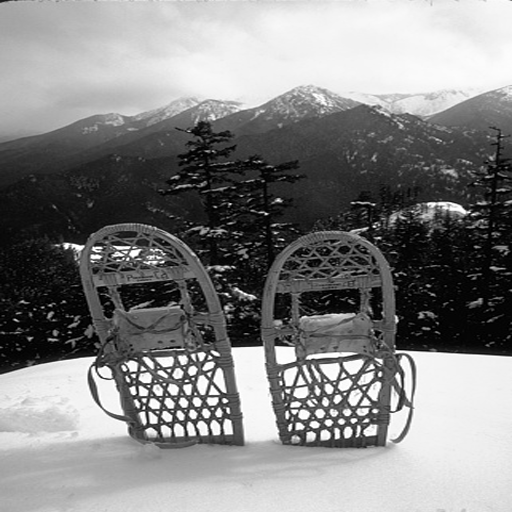
#> input picture sample-images/0000.bmp, 512 x 512 px; its folder holds only this picture in this run
$ python roc_howimetyourmark.py
#> lines starting #> are read from the running program, lines starting #| are printed output that depends on the picture; after the words box and inside, x2 and y2 are one past the last pixel; in counts of white or black regions, pixels touching at a corner belong together
#> (reads howimetyourmark/howimetyourmark.npy from the repository)
### howimetyourmark/embedding_howimetyourmark.py
import time
import random
import cv2
import os
import numpy as np
import pywt
from matplotlib import pyplot as plt
from scipy.signal import convolve2d
from math import sqrt
from scipy.ndimage.filters import gaussian_filter
from scipy.signal import medfilt

# Embedding strategy: DWT-SVD with local selection of blocks based on a spatial function and attacks

def wpsnr(img1, img2):
    img1 = np.float32(img1) / 255.0
    img2 = np.float32(img2) / 255.0

    difference = img1 - img2
    same = not np.any(difference)
    if same is True:
        return 9999999
    csf = np.genfromtxt('utility/csf.csv', delimiter=',')
    ew = convolve2d(difference, np.rot90(csf, 2), mode='valid')
    decibels = 20.0 * np.log10(1.0 / sqrt(np.mean(np.mean(ew ** 2))))
    return decibels


def edge_detection(original_image):

    image = original_image
    #image = cv2.imread(original_image, 0)

    block_size = 2

    #plt.imshow(image, cmap='gray')
    #plt.title('Original Image')
    #plt.show()

    blurred = cv2.GaussianBlur(image, (5, 5), 0)
    #plt.imshow(blurred, cmap='gray')
    #plt.title('Blurred Image')
    #plt.show()

    edged = cv2.Canny(blurred, 30, 150)
    #plt.imshow(edged, cmap='gray')
    #plt.title('Edged Image')
    #plt.show()

    # threshold the image by setting all pixel values less than 225
    # to 255 (white; foreground) and all pixel values >= 225 to 255
    # (black; background), thereby segmenting the image
    thresh = cv2.threshold(edged, 225, 255, cv2.THRESH_BINARY_INV)[1]
    #plt.imshow(thresh, cmap='gray')
    #plt.title('Thresholded Image')
    #plt.show()


    edge_mask = np.zeros((512, 512))
    edge_detection_values = np.zeros((512, 512))

    for i in range(0, image.shape[0], block_size):
        for j in range(0, image.shape[1], block_size):
            #avg_array.append(np.average(thresh[i:i + block_size, j:j + block_size]))
            surrounding_blocks_avgs = []
            thresh[i:i + block_size, j:j + block_size]
            if i - block_size >= 0:
                surrounding_blocks_avgs.append(np.average(thresh[i - block_size:i, j:j + block_size])) # top
            if i + block_size < image.shape[0]:
                surrounding_blocks_avgs.append(np.average(thresh[i + block_size:i + 2 * block_size, j:j + block_size])) # bottom
            if j - block_size >= 0:
                surrounding_blocks_avgs.append(np.average(thresh[i:i + block_size, j - block_size:j])) # left
            if j + block_size < image.shape[1]:
                surrounding_blocks_avgs.append(np.average(thresh[i:i + block_size, j + block_size:j + 2 * block_size])) # right
            if i - block_size >= 0 and j - block_size >= 0:
                surrounding_blocks_avgs.append(np.average(thresh[i - block_size:i, j - block_size:j])) # top left
            if i - block_size >= 0 and j + block_size < image.shape[1]:
                surrounding_blocks_avgs.append(np.average(thresh[i - block_size:i, j + block_size:j + 2 * block_size])) # top right
            if i + block_size < image.shape[0] and j - block_size >= 0:
                surrounding_blocks_avgs.append(np.average(thresh[i + block_size:i + 2 * block_size, j - block_size:j])) # bottom left
            if i + block_size < image.shape[0] and j + block_size < image.shape[1]:
                surrounding_blocks_avgs.append(np.average(thresh[i + block_size:i + 2 * block_size, j + block_size:j + 2 * block_size])) # bottom right

            surrounding_blocks_avgs = np.array(surrounding_blocks_avgs)

            #if block is not an edge, so white and surrounded by blacks then can be chosen
            if np.average(thresh[i:i + block_size, j:j + block_size]) == 255 and np.average(surrounding_blocks_avgs) < 200:
                edge_mask[i:i + block_size, j:j + block_size] = 0
                edge_detection_values[i:i + block_size, j:j + block_size] = np.average(surrounding_blocks_avgs)
            else:
                edge_mask[i:i + block_size, j:j + block_size] = 1
                edge_detection_values[i:i + block_size, j:j + block_size] = 255


    # [7 lines of commented-out code are left out]

    return edge_detection_values

# [5 lines left out: function jpeg_compression, not called in this run]

def blur(img, sigma):
    attacked = gaussian_filter(img, sigma)
    return attacked

def awgn(img, std, seed):
    mean = 0.0
    # np.random.seed(seed)
    attacked = img + np.random.normal(mean, std, img.shape)
    attacked = np.clip(attacked, 0, 255)
    return attacked

def sharpening(img, sigma, alpha):
    filter_blurred_f = gaussian_filter(img, sigma)
    attacked = img + alpha * (img - filter_blurred_f)
    return attacked

def median(img, kernel_size):
    attacked = medfilt(img, kernel_size)
    return attacked

# [7 lines left out: function resizing, not called in this run]

def embedding(original_image, watermark_path="howimetyourmark.npy" ):

#> called with original_image = '../sample-images/0000.bmp', watermark_path = 'howimetyourmark.npy'
    original_image = cv2.imread(original_image, 0)
#> original_image is the input picture: shape (512, 512); min 0, max 255, mean 131

    watermark_size = 1024
    watermark_to_embed = np.load(watermark_path)


    alpha = 12  # 8 is the lower limit that can be used
    n_blocks_to_embed = 1024
    block_size = 4
    # spatial_functions = ['average', 'median', 'mean', 'max', 'min', 'gaussian', 'laplacian', 'sobel', 'prewitt', 'roberts']
    spatial_function = 'average'

    spatial_weight = 0.23  # 0: no spatial domain, 1: only spatial domain
    edge_detection_weight = 0.32
    attack_weight = 1.0 - spatial_weight - edge_detection_weight


    blocks_to_watermark = []

    blank_image = np.float64(np.zeros((512, 512)))

    start = time.time()

    # [4 lines of commented-out code are left out]

    blur_sigma_values = [0.1, 0.5, 1, 2, [1, 1], [2, 1]]
    for sigma in blur_sigma_values:
        attacked_image_tmp = blur(original_image, sigma)
        blank_image += np.abs(attacked_image_tmp - original_image)

    kernel_size = [3, 5, 7, 9, 11]
    for k in kernel_size:
        attacked_image_tmp = median(original_image, k)
        blank_image += np.abs(attacked_image_tmp - original_image)
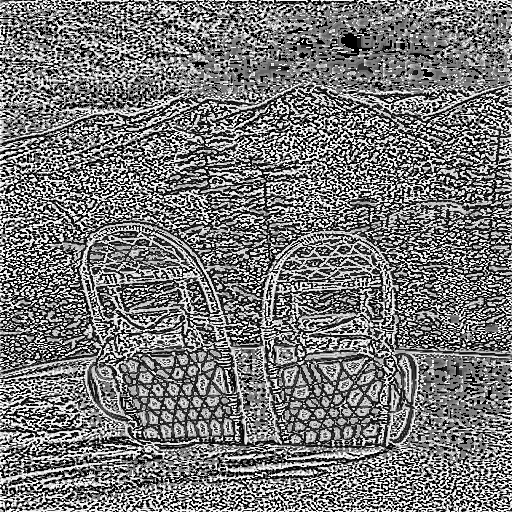
#> blank_image: shape (512, 512) float64; min 0, max 2550, mean 1211.2; drawn with min black and max white

    awgn_std = [0.1, 0.5, 2, 5, 10]
    for std in awgn_std:
        attacked_image_tmp = awgn(original_image, std, 0)
        blank_image += np.abs(attacked_image_tmp - original_image)

    sharpening_sigma_values = [0.1, 0.5, 2, 100]
    sharpening_alpha_values = [0.1, 0.5, 1, 2]
    for sharpening_sigma in sharpening_sigma_values:
        for sharpening_alpha in sharpening_alpha_values:
            attacked_image_tmp = sharpening(original_image, sharpening_sigma, sharpening_alpha)
            blank_image += np.abs(attacked_image_tmp - original_image)
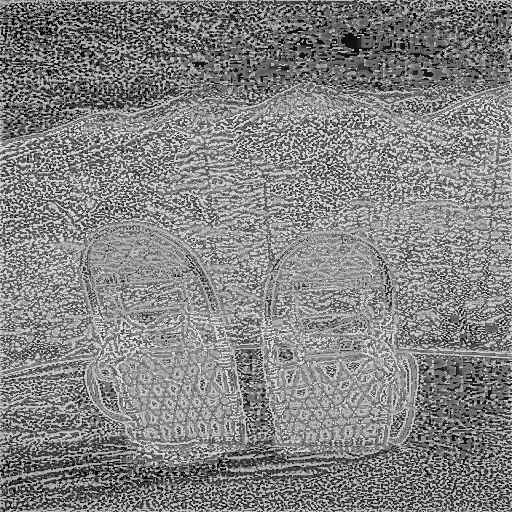
#> blank_image: shape (512, 512) float64; min 5.13, max 3627.2, mean 1876; drawn with min black and max white

    resizing_scale_values = [0.5, 0.75, 0.9, 1.1, 1.5]
#> resizing_scale_values = [0.5, 0.75, 0.9, 1.1, 1.5]
    for scale in resizing_scale_values:
        attacked_image_tmp = cv2.resize(original_image, (0, 0), fx=scale, fy=scale)
        attacked_image_tmp = cv2.resize(attacked_image_tmp, (512, 512))
        blank_image += np.abs(attacked_image_tmp - original_image)
#> this loop made 5 passes
#> scale on passes 1 to 5: 0.5, 0.75, 0.9, 1.1, 1.5
#> pass 1, in embedding, `attacked_image_tmp = cv2.resize(original_image, (0, 0), fx=scale, fy=s..`:
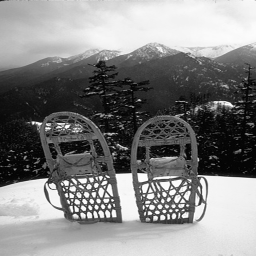
#> attacked_image_tmp: shape (256, 256); min 0, max 255, mean 131.1
    #plot blank image
    #plt.imshow(blank_image, cmap='gray')
    #plt.show()

    # end time
    end = time.time()
    #print("[EMBEDDING] Time of attacks for embedding: " + str(end - start))
    #print('[EMBEDDING] Spatial function:', spatial_function)

    edge_detection_values = edge_detection(original_image)
#> in edge_detection, `edged = cv2.Canny(blurred, 30, 150)`:
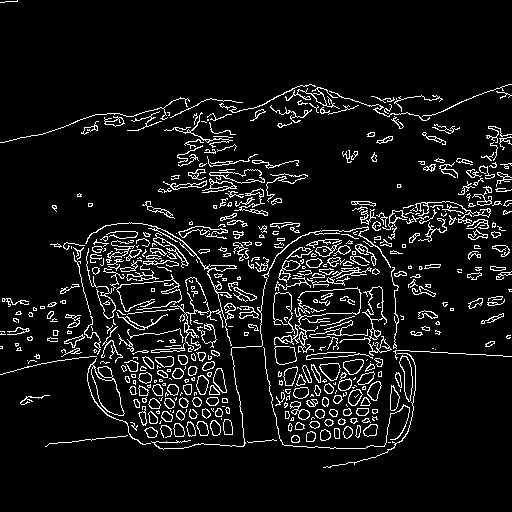
#> edged: shape (512, 512); 7.9% white in thin lines or dots
#> in edge_detection, `thresh = cv2.threshold(edged, 225, 255, cv2.THRESH_BINARY_INV)[1]`: thresh: shape (512, 512); 92.1% white; black in thin lines or dots
#> after the loop in edge_detection, `for i in range(0, image.shape[0], block_size):`:
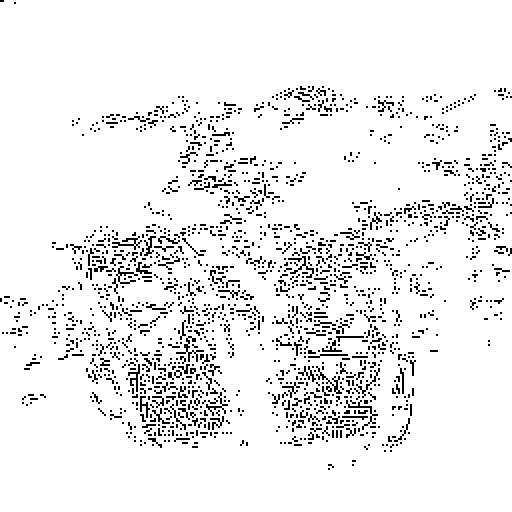
#> edge_mask: shape (512, 512) float64; values 0 (black) and 1 (white), 92.7% white; black in thin lines or dots

    for i in range(0, original_image.shape[0], block_size):
        for j in range(0, original_image.shape[1], block_size):

            if np.mean(original_image[i:i + block_size, j:j + block_size]) < 230 and np.mean(original_image[i:i + block_size, j:j + block_size]) > 10:
                if spatial_function == 'average':
                    spatial_value = np.average(original_image[i:i + block_size, j:j + block_size])
                elif spatial_function == 'median':
                    spatial_value = np.median(original_image[i:i + block_size, j:j + block_size])
                elif spatial_function == 'mean':
                    spatial_value = np.mean(original_image[i:i + block_size, j:j + block_size])

                block_tmp = {'locations': (i, j),
                             'spatial_value': spatial_value,
                             'attack_value': np.average(blank_image[i:i + block_size, j:j + block_size]),
                             'edge_detection_value': np.average(edge_detection_values[i:i + block_size, j:j + block_size])
                             }
                blocks_to_watermark.append(block_tmp)
#> after the loop, blocks_to_watermark = 12366 items

    blocks_to_watermark = sorted(blocks_to_watermark, key=lambda k: k['spatial_value'], reverse=True)
    for i in range(len(blocks_to_watermark)):
        blocks_to_watermark[i]['merit'] = i*spatial_weight

    blocks_to_watermark = sorted(blocks_to_watermark, key=lambda k: k['attack_value'], reverse=False)
    for i in range(len(blocks_to_watermark)):
        blocks_to_watermark[i]['merit'] += i*attack_weight

    blocks_to_watermark = sorted(blocks_to_watermark, key=lambda k: k['edge_detection_value'], reverse=True)
    for i in range(len(blocks_to_watermark)):
        blocks_to_watermark[i]['merit'] += i*edge_detection_weight

    blocks_to_watermark = sorted(blocks_to_watermark, key=lambda k: k['merit'], reverse=True)


    # blocks_to_watermark = blocks_to_watermark[:n_blocks_to_embed]

    blank_image = np.float64(np.zeros((512, 512)))

    blocks_to_watermark_final = []
    for i in range(n_blocks_to_embed):
        tmp = blocks_to_watermark.pop()
        blocks_to_watermark_final.append(tmp)
        blank_image[tmp['locations'][0]:tmp['locations'][0] + block_size,
        tmp['locations'][1]:tmp['locations'][1] + block_size] = 1
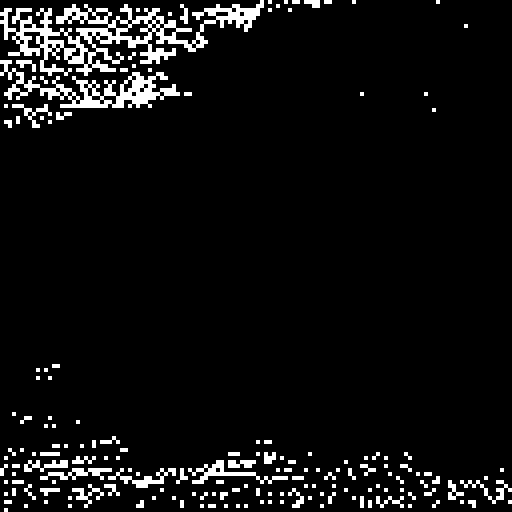
#> blank_image: shape (512, 512) float64; values 0 (black) and 1 (white), 6.2% white; 165 white regions (91 under 20 px), largest, box (x1, y1, x2, y2) and area: (0, 0, 264, 76) 6144, (0, 60, 180, 108) 2672, (188, 460, 288, 484) 624
#> after the loop, blocks_to_watermark_final = 1024 items

    blocks_to_watermark_final = sorted(blocks_to_watermark_final, key=lambda k: k['locations'], reverse=False)
    #print(blocks_to_watermark_final)

####################################################################################################################

    divisions = original_image.shape[0] / block_size
#> divisions = 128

    shape_LL_tmp = np.floor(original_image.shape[0]/ (2*divisions))
#> shape_LL_tmp = 2
    shape_LL_tmp = np.uint8(shape_LL_tmp)
    watermarked_image=original_image.copy()
    # loops trough x coordinates of blocks_to_watermark_final
    for i in range(len(blocks_to_watermark_final)):

        x = np.uint16(blocks_to_watermark_final[i]['locations'][0])
        y = np.uint16(blocks_to_watermark_final[i]['locations'][1])

        #get the block from the original image
        block = original_image[x:x + block_size, y:y + block_size]
        #compute the LL of the block
        Coefficients = pywt.wavedec2(block, wavelet='haar', level=1)
        LL_tmp = Coefficients[0]
        # SVD
        Uc, Sc, Vc = np.linalg.svd(LL_tmp)
        Sw = Sc.copy()

        # embedding

        for px in range(0, np.uint16(watermark_size/n_blocks_to_embed)):
            if watermark_to_embed[np.uint16(px + (i * np.uint16(watermark_size/n_blocks_to_embed)))] == 1:
                Sw[px] += alpha

        LL_new = np.zeros((shape_LL_tmp, shape_LL_tmp))
        LL_new = (Uc).dot(np.diag(Sw)).dot(Vc)
        #compute the new block
        Coefficients[0] = LL_new
        block_new = pywt.waverec2(Coefficients, wavelet='haar')
        #replace the block in the original image
        watermarked_image[x:x + block_size, y:y + block_size] = block_new
#> this loop made 1024 passes
#> (x, y, LL_tmp, Uc, Vc) on passes 2, 4, 5: (0, 268, [[429, 429], [429, 425.5]], [[-0.709, -0.706], [-0.706, 0.709]], [[-0.709, -0.706], [0.706, -0.709]]), (0, 292, [[437.5, 439.5], [430.5, 435]], [[-0.712, -0.702], [-0.702, 0.712]], [[-0.704, -0.71], [-0.71, 0.704]]), (0, 296, [[439, 438.5], [440, 441]], [[-0.706, -0.709], [-0.709, 0.706]], [[-0.707, -0.707], [-0.707, 0.707]])
#> watermarked_image: shape (512, 512); 3.63% of pixels changed, all inside (x1, y1, x2, y2) = (0, 0, 512, 512)


####################################################################################################################

    watermarked_image = np.uint8(watermarked_image)

    difference = (-watermarked_image + original_image) * np.uint8(blank_image)
    watermarked_image = original_image + difference
    watermarked_image += np.uint8(blank_image)
#> watermarked_image: shape (512, 512); min 0, max 255, mean 131

    # Compute quality
    w = wpsnr(original_image, watermarked_image)
#> in wpsnr, `difference = img1 - img2`:
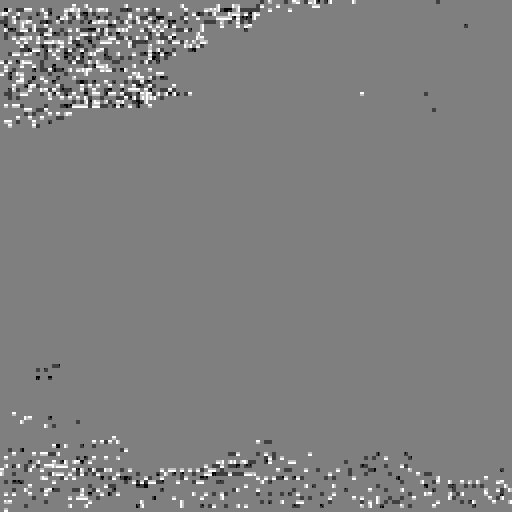
#> difference: shape (512, 512) float32; min -0.00784, max 0.00784, mean 5.87e-05; drawn with min black and max white
    print('[EMBEDDING] wPSNR: %.2fdB' % w)

    return watermarked_image

np.set_printoptions(threshold=np.inf)

### howimetyourmark/roc_howimetyourmark.py
import time
import random
import cv2
import os
import numpy as np
import pywt
from matplotlib import pyplot as plt
from scipy.signal import convolve2d
from math import sqrt
from scipy.ndimage.filters import gaussian_filter
from scipy.signal import medfilt
import embedding_howimetyourmark as embedding


# [10 lines left out: functions similarity, jpeg_compression, not called in this run]

def blur(img, sigma):
    attacked = gaussian_filter(img, sigma)
    return attacked

# [11 lines left out: functions awgn, sharpening, not called in this run]

def median(img, kernel_size):
    attacked = medfilt(img, kernel_size)
    return attacked

# [99 lines left out: functions resizing, random_attack, extraction, not called in this run]

def compute_roc():
    # start time
    start = time.time()
    from sklearn.metrics import roc_curve, auc

    sample_images = []
    # loop for importing images from sample-images folder
    for filename in os.listdir('../sample-images'):
        if filename.endswith(".bmp"):
            path_tmp = os.path.join('../sample-images', filename)
            sample_images.append(path_tmp)

    sample_images.sort()

    # generate your watermark (if it is necessary)
    watermark_size = 1024
    watermark_path = "howimetyourmark.npy"
    watermark = np.load(watermark_path)

    # scores and labels are two lists we will use to append the values of similarity and their labels
    # In scores we will append the similarity between our watermarked image and the attacked one,
    # or  between the attacked watermark and a random watermark
    # In labels we will append the 1 if the scores was computed between the watermarked image and the attacked one,
    # and 0 otherwise
    scores = []
    labels = []

    for i in range(0, len(sample_images)):

        original_image = sample_images[i]
        watermarked_image = embedding.embedding(original_image, watermark_path)

        original_image = cv2.imread(original_image, 0)
        print(sample_images[i])
        #plot original and watermarked image
        plt.subplot(1, 2, 1)
        plt.imshow(original_image, cmap='gray')
        plt.title('Original image')
        plt.subplot(1, 2, 2)
        plt.imshow(watermarked_image, cmap='gray')
        plt.title('Watermarked image')
        plt.show()

        sample = 0
        while sample <= 9:
            # fakemark is the watermark for H0
            fakemark = np.random.uniform(0.0, 1.0, watermark_size)
            fakemark = np.uint8(np.rint(fakemark))

            # random attack to watermarked image (you can modify it)
            attacked_image = random_attack(watermarked_image)

            # extract attacked watermark
            w_ex_atk = extraction(original_image, watermarked_image, attacked_image)

            # compute similarity H1
            scores.append(similarity(watermark, w_ex_atk))
            labels.append(1)
            # compute similarity H0
            scores.append(similarity(fakemark, w_ex_atk))
            labels.append(0)
            sample += 1

    # print the scores and labels
    print('Scores:', scores)
    print('Labels:', labels)


    # compute ROC
    fpr, tpr, tau = roc_curve(np.asarray(labels), np.asarray(scores), drop_intermediate=False)
    # compute AUC
    roc_auc = auc(fpr, tpr)

    plt.figure()
    lw = 2
    plt.plot(fpr,
             tpr,
             color='darkorange',
             lw=lw,
             label='AUC = %0.2f' % roc_auc)
    plt.plot([0, 1], [0, 1], color='navy', lw=lw, linestyle='--')
    plt.xlim([-0.01, 1.0])
    plt.ylim([0.0, 1.05])
    plt.xlabel('False Positive Rate')
    plt.ylabel('True Positive Rate')
    plt.title('Receiver operating characteristic example')
    plt.legend(loc="lower right")
    plt.show()

    idx_tpr = np.where((fpr - 0.09) == min(i for i in (fpr - 0.09) if i > 0))
    print('For a FPR approximately equals to 0.05 corresponds a TPR equals to %0.2f' % tpr[idx_tpr[0][0]])
    print('For a FPR approximately equals to 0.05 corresponds a threshold equals to %0.2f' % tau[idx_tpr[0][0]])
    print('Check FPR %0.2f' % fpr[idx_tpr[0][0]])

    # end time
    end = time.time()
    print('[COMPUTE ROC] Time: %0.2f seconds' % (end - start))

#> (the run stopped early here; a loop or call above may not have finished)
